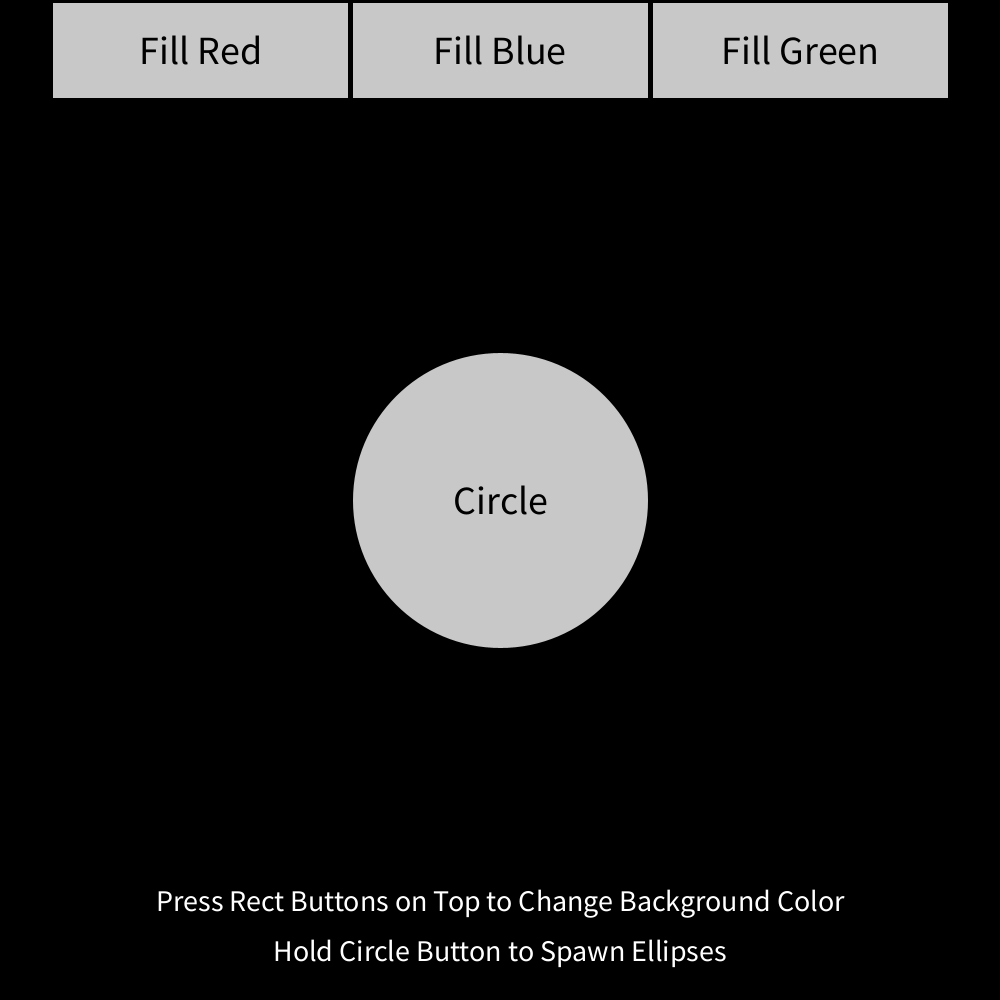
Frame 1 (no input)
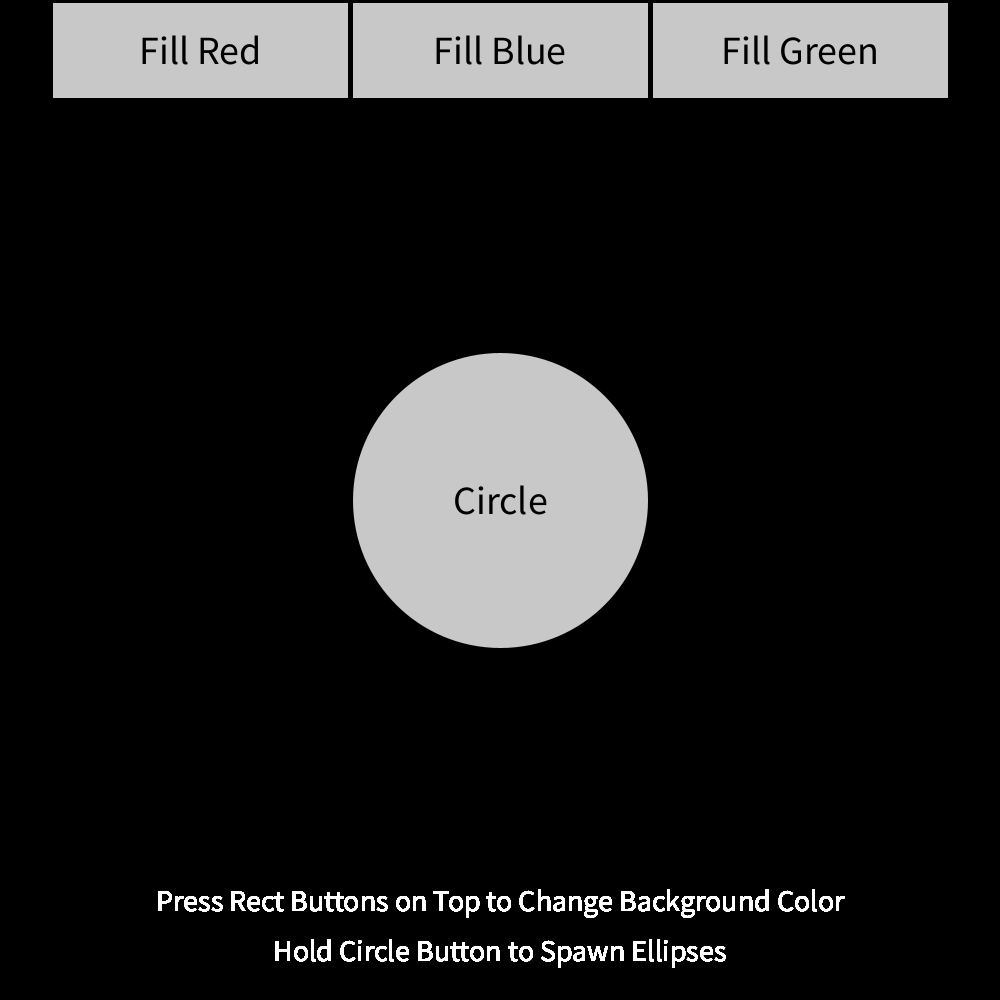
Frame 60 (the mouse pressed at the canvas centre just before this capture)
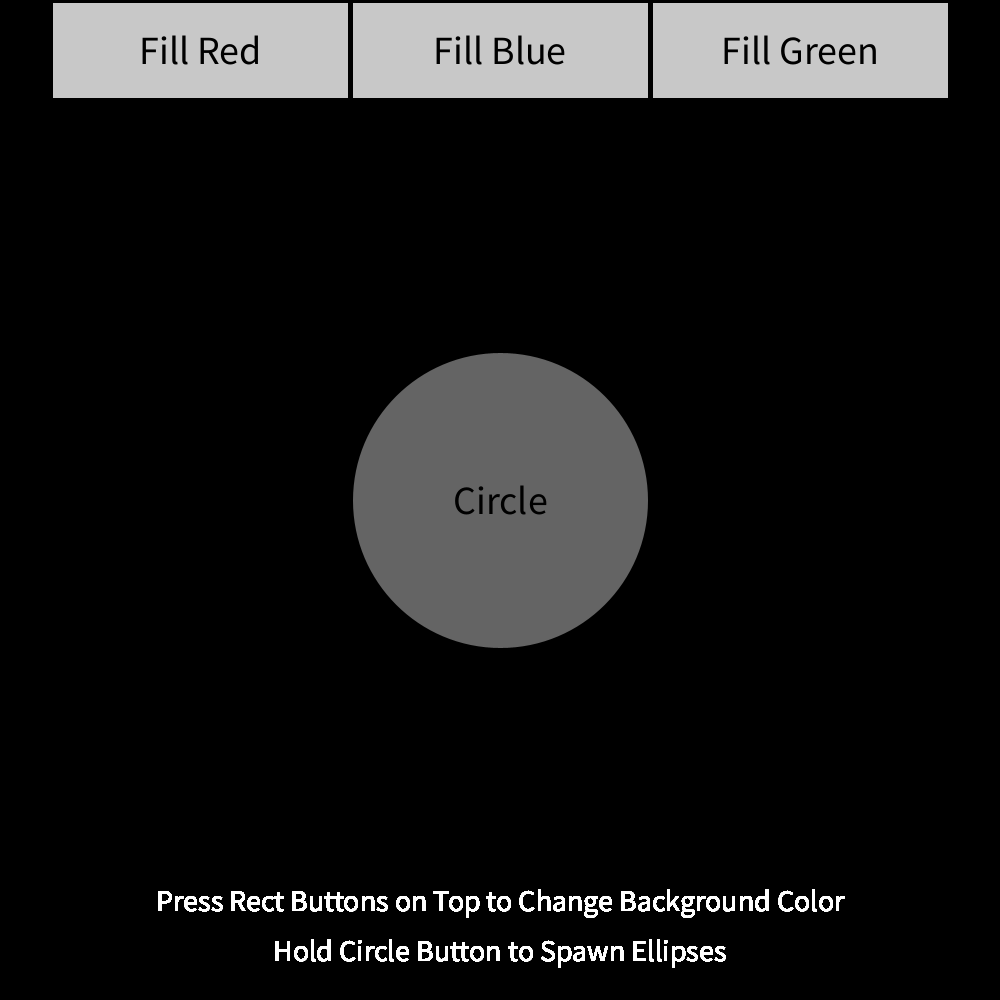
Frame 120 (the mouse held since frame 60 and released just before this capture)

The Processing sketch that drew these frames (run headless with seeded random() and noise(); from frame 60 on, the mouse is pressed at the canvas centre):

// Processing sketch: HandsOn_Buttons
// ── HandsOn_Buttons.pde
public Boolean released = false;
Button r_button;
Button b_button;
Button g_button;
Button circle;
void setup() {
  size(1000, 1000);
  background(0);
  strokeWeight(5);
  // create buttons that changes color of background when pressed
  r_button = new Button(50, 0, 300, 100, color(220, 100, 100), "Fill Red");
  b_button = new Button(350, 0, 300, 100, color(100, 100, 220), "Fill Blue");
  g_button = new Button(650, 0, 300, 100, color(100, 220, 100), "Fill Green");
  // create buttons that draw a bunch of circles when pressed
  circle= new Button(500, 500, 300, 300, color(100, 100, 100), "Circle");
}

void draw() {
  r_button.changeBg();
  b_button.changeBg();
  g_button.changeBg();
  circle.displayShape();

  //Shows text
  fill(255);
  textAlign(CENTER, CENTER);
  textSize(30);
  text("Press Rect Buttons on Top to Change Background Color", 500, 900);
  text("Hold Circle Button to Spawn Ellipses", 500, 950);
}

// when the mouse is released change the background to black
void mouseReleased() {
  if (circle.isReleased()) {
    released = false;
    background(0);
  }
}

// ── Button.pde
class Button {
  PVector pos = new PVector(0, 0);
  float w;
  float h;
  color c;
  String t;
  Button (float x, float y, float w, float h, color c, String t) {
    pos.x = x;
    pos.y = y;
    this.w = w;
    this.h = h;
    this.c = c;
    this.t = t;
  }
  void changeBg()
  {
    // check if the mouse hovered over button, if so, change fill to c
    if (mouseX >= pos.x && mouseX <= pos.x + w && mouseY >= pos.y && mouseY <= pos.y + h) {
      fill(c);
      rect(pos.x, pos.y, w, h);
      // change background to c if pressed
      if (mousePressed == true && mouseButton == LEFT) {
        background(c);
      }
    } 
    // if not hover, rect filled gray
    else {
      fill(200);
      rect(pos.x, pos.y, w, h);
    }
    // write text within button
    fill(0);
    textAlign(CENTER, CENTER);
    textSize(40);
    text(t, pos.x + (w/2), pos.y + (h/2));
  }
  // function for circle button
  void displayShape()
  {
    ellipseMode(CENTER);
    // fill circle button with c if hovered
    if (mouseX >= pos.x - (w/2) && mouseX <= pos.x + (w/2) && mouseY >= pos.y - (h/2) && mouseY <= pos.y + (h/2)) {
      fill(c);
      ellipse(pos.x, pos.y, w, h);
      // create a bunch of ellipse when pressed
      if (mousePressed == true && mouseButton == LEFT) {
        for (int i=0; i < 10; i++){
          fill(random(0, 255));
          ellipse(random(0, width), random(0, height), random(50, 100), random(50, 100));
        }
      }
      // set bool to true when not pressed
      else{
        released = true;
      }
    }
    // fill circle button with gray if not hovered
    else {
      fill(200);
      ellipse(pos.x, pos.y, w, h);
    }
    // write text in center of button
    fill(0);
    textAlign(CENTER, CENTER);
    textSize(40);
    text(t, pos.x, pos.y);
  }
  // return the boolean value of released
  boolean isReleased(){
    return released;
  }
}
